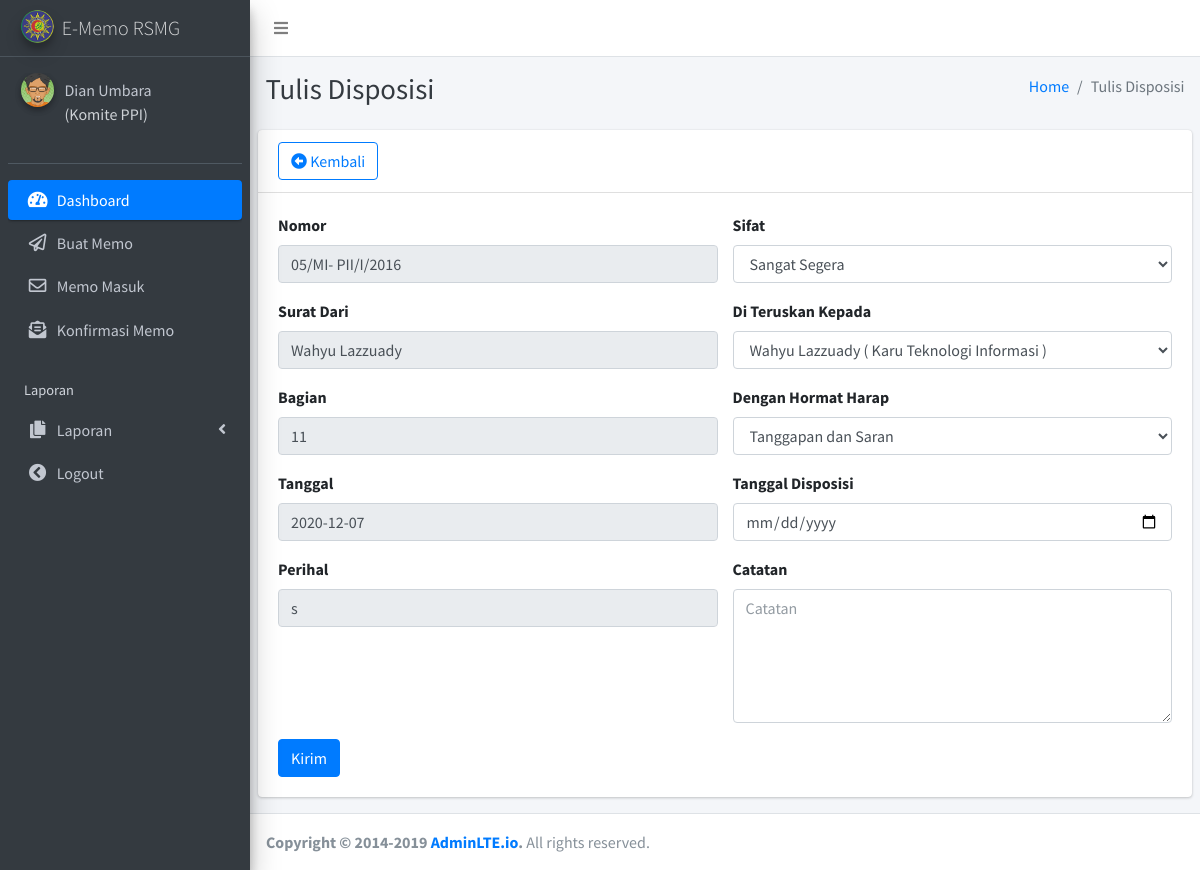
Page /disposisi.php?kode_memo=030d2eea-f11b-48f9-96ed-4cb1e90a6e9c (signed in) on the committed database.
### tables this page shows
CREATE TABLE `memo_masuk` (
  `kode_memo` varchar(255) NOT NULL,
  `no_memo` varchar(255) NOT NULL,
  `id_penerima` int(20) NOT NULL,
  `pengirim` int(20) NOT NULL,
  `id_jabatan` int(20) NOT NULL,
  `tanggal` date NOT NULL,
  `perihal` varchar(60) NOT NULL,
  `mengetahui` int(20) NOT NULL,
  `isi` text NOT NULL,
  `lampiran` varchar(255) NOT NULL,
  `status` enum('belum','sudah','tolak') NOT NULL
);

CREATE TABLE `pegawai` (
  `id_pegawai` int(11) NOT NULL,
  `nip` varchar(30) NOT NULL,
  `nama` varchar(30) NOT NULL,
  `id_jabatan` int(20) NOT NULL,
  `akses` varchar(30) NOT NULL,
  `username` varchar(50) NOT NULL,
  `password` varchar(255) NOT NULL,
  `qr_code` varchar(50) NOT NULL
);

CREATE TABLE `jabatan` (
  `id_jabatan` int(20) NOT NULL,
  `jabatan` varchar(30) NOT NULL
);

### disposisi.php (the view, shortened to what this page needs)
<!DOCTYPE html>
<html>
<head>
  <?php
    include'_partials/header.php';
  ?>
</head>
<body class="hold-transition sidebar-mini layout-fixed">
<div class="wrapper">
  <?php
    include'_partials/navbar.php';
  ?>
  <?php
    include'_partials/sidebar.php';
  ?>
  <div class="content-wrapper">
    <div class="content-header">
      <div class="container-fluid">
        <div class="row mb-2">
          <div class="col-sm-6">
            <h1 class="m-0 text-dark">Tulis Disposisi</h1>
          </div>
          <div class="col-sm-6">
            <ol class="breadcrumb float-sm-right">
              <li class="breadcrumb-item"><a href="#">Home</a></li>
              <li class="breadcrumb-item active">Tulis Disposisi</li>
            </ol>
          </div>
        </div>
      </div>
    </div>
    <section class="content">
      <div class="row">
        <div class="col-12">
          <div class="card">
            <div class="card-header">
              <h3 class="card-title"><button type="button" onclick="history.back();" class="btn btn-block btn-outline-primary"><i class="fas fa-arrow-alt-circle-left"></i></i> Kembali</button></h3>
            </div>
            <div class="card-body">
            <form role="form" method="POST" action="" enctype="multipart/form-data">
            <?php
                include "koneksi2.php";
                $get_kode = $_GET['kode_memo'];
                $query_mysql = mysqli_query($host,"SELECT * FROM memo_masuk
                INNER JOIN pegawai ON memo_masuk.pengirim = pegawai.id_pegawai
                WHERE kode_memo='$get_kode'")or die(mysqli_error());
                while($data = mysqli_fetch_array($query_mysql)){
            ?>
            <div class="row">
             <div class="col-sm-6">
                      <div class="form-group">
                        <label>Nomor</label>
                        <input type="text" name="nomor" class="form-control" placeholder="Nomor" value="<?php echo $data['no_memo'];?>" readonly required>
                      </div>
                      <div class="form-group">
                        <label>Surat Dari</label>
                        <input  type="text" name="pengirim" class="form-control" placeholder="Pengirim" value="<?php echo $data['nama'];?>" readonly >
                      </div>
                      <div class="form-group">
                        <label>Bagian</label>
                        <?php
                        $query_bagian = mysqli_query($host,"SELECT * FROM pegawai
                        INNER JOIN jabatan ON pegawai.id_jabatan = jabatan.id_jabatan
                        WHERE id_pegawai='$data[pengirim]'")or die(mysqli_error());
                        while($data2 = mysqli_fetch_array($query_bagian)){
                        ?>
                        <input  type="text" name="jabatan" class="form-control" placeholder="Pengirim" value="<?php echo $data2['id_jabatan'];?>" readonly >
                        <?php } ?>
                      </div>
                      <div class="form-group">
                        <label>Tanggal</label>
                        <input type="text" name="tanggal" class="form-control" placeholder="Tanggal" value="<?php echo $data['tanggal'];?>" readonly required>
                      </div>
                      <div class="form-group">
                        <label>Perihal</label>
                        <input type="text" name="perihal" class="form-control" placeholder="Tanggal" value="<?php echo $data['perihal'];?>" readonly required>
                      </div>
                 </div>
             <div class="col-sm-6">
                      <div class="form-group">
                        <label>Sifat</label>
                        <select class="form-control" name="sifat">
                          <option value="Sangat Segera">Sangat Segera</option>
                        </select>
                      </div>
                      <div class="form-group">
                        <label>Di Teruskan Kepada </label>
                        <select class="form-control" name="tujuan" >
                          <?php
                          $sql = mysqli_query($host, "SELECT * FROM  pegawai
                          INNER JOIN jabatan ON pegawai.id_jabatan = jabatan.id_jabatan");
                          while ($data1 = mysqli_fetch_array($sql)) {
                          ?>
                            <option value="<?php echo $data1['id_jabatan'];?>"><?php echo $data1['nama']; ?> ( <?php echo $data1['jabatan']; ?> )</option>
                          <?php } ?>
                        </select>
                      </div>
                      <div class="form-group">
                        <label>Dengan Hormat Harap</label>
                        <select class="form-control" name="tanggapan">
                          <option value="Tanggapan dan Saran">Tanggapan dan Saran</option>
                        </select>
                      </div>
                      <div class="form-group">
                        <label>Tanggal Disposisi</label>
                        <input type="date" name="tgl_disposisi" class="form-control" placeholder="Tanggal" value=""  required>
                      </div>
                      <div class="form-group">
                        <label>Catatan</label>
                        <textarea name="catatan" class="form-control" rows="5" placeholder="Catatan"></textarea>
                      </div>
              </div>
              </div>
                    <button type="submit" name="kirim" class="btn btn-primary">Kirim</button>
                <?php } ?>
                </form>
            </div>
                      </div>
        </div>
      </div>
    </section>
  </div>
  <?php
    include'_partials/footer.php';
  ?>
</div>
</body>
</html>

### rows in the picture
memo_masuk: nomor "05/MI- PII/I/2016", pengirim "Wahyu Lazzuady", tanggal "2020-12-07", perihal "s"
pegawai: jabatan "11"

### other values in the picture
$_SESSION['user_login'] "Dian Umbara"
$_SESSION['nama_jabatan'] "Komite PPI"
form field tujuan "Wahyu Lazzuady ( Karu Teknologi Informasi )"
